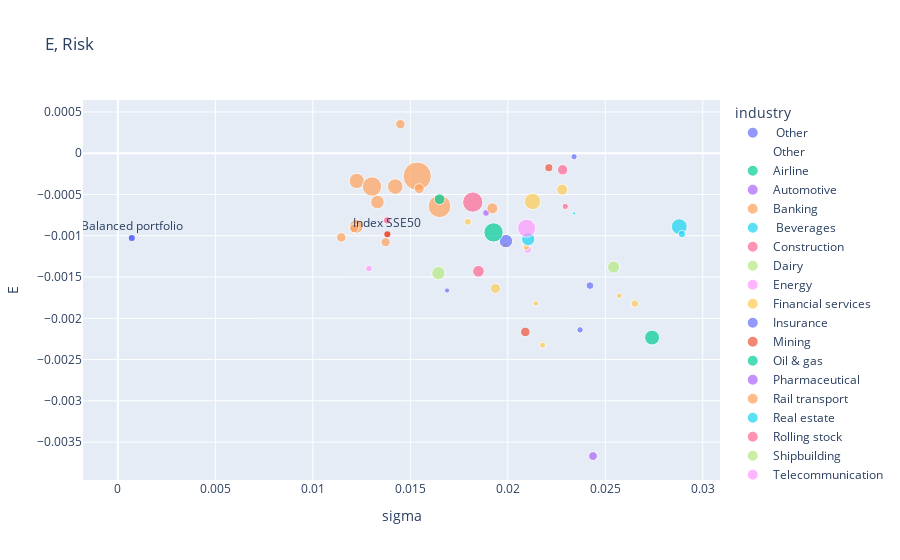

Notebook code cell kept with this figure:
### Code cell
fig = px.scatter(stocks_stat, x="sigma", y="E", hover_data=["names"], color="industry",title="E, Risk", size="mean_vol")

E_balanced = stocks_stat['E'].mean()
sigma_balanced = abs(np.sqrt(np.cov(stocks_stat['mean_log_R'])))
vol_balanced = stocks_stat['mean_vol'].mean()

fig.add_trace(go.Scatter(
    x=[sigma_balanced],
    y=[E_balanced],
    mode="markers+text",
    #name="index",
    text='Balanced portfolio',
    textposition="top center"
))
fig.add_trace(go.Scatter(
    x=stocks_stat[stocks_stat.names == 'Index']['sigma'].values,
    y=stocks_stat[stocks_stat.names == 'Index']['E'].values,
    mode="markers+text",
    #name="index",
    text='Index SSE50',
    textposition="top center"
))
fig.show()
# pio.write_html(fig, file='report/fig1.html', auto_open=True)

### Figure 1 — Plotly figure (JSON) as saved in the notebook; plotly's stock layout.template omitted (floating-point values rounded to 4 significant figures)
{"data": [{"customdata": [["Tsinghua Tongfang"]], "hovertemplate": "industry= Other<br>sigma=%{x}<br>E=%{y}<br>mean_vol=%{marker.size}<br>names=%{customdata[0]}<extra></extra>", "legendgroup": " Other", "marker": {"color": "#636efa", "size": [15910000.0], "sizemode": "area", "sizeref": 829400.0, "symbol": "circle"}, "mode": "markers", "name": " Other", "orientation": "v", "showlegend": true, "type": "scatter", "x": [0.0234], "xaxis": "x", "y": [-4.225e-05], "yaxis": "y"}, {"customdata": [["Xinwei Group"]], "hovertemplate": "industry=Other<br>sigma=%{x}<br>E=%{y}<br>mean_vol=%{marker.size}<br>names=%{customdata[0]}<extra></extra>", "legendgroup": "Other", "marker": {"color": "#EF553B", "size": [0], "sizemode": "area", "sizeref": 829400.0, "symbol": "circle"}, "mode": "markers", "name": "Other", "orientation": "v", "showlegend": true, "type": "scatter", "x": [0], "xaxis": "x", "y": [0], "yaxis": "y"}, {"customdata": [["China Southern Airlines"]], "hovertemplate": "industry=Airline<br>sigma=%{x}<br>E=%{y}<br>mean_vol=%{marker.size}<br>names=%{customdata[0]}<extra></extra>", "legendgroup": "Airline", "marker": {"color": "#00cc96", "size": [92780000.0], "sizemode": "area", "sizeref": 829400.0, "symbol": "circle"}, "mode": "markers", "name": "Airline", "orientation": "v", "showlegend": true, "type": "scatter", "x": [0.0274], "xaxis": "x", "y": [-0.002233], "yaxis": "y"}, {"customdata": [["SAIC Motor"]], "hovertemplate": "industry=Automotive<br>sigma=%{x}<br>E=%{y}<br>mean_vol=%{marker.size}<br>names=%{customdata[0]}<extra></extra>", "legendgroup": "Automotive", "marker": {"color": "#ab63fa", "size": [19810000.0], "sizemode": "area", "sizeref": 829400.0, "symbol": "circle"}, "mode": "markers", "name": "Automotive", "orientation": "v", "showlegend": true, "type": "scatter", "x": [0.01888], "xaxis": "x", "y": [-0.0007231], "yaxis": "y"}, {"customdata": [["Shanghai Pudong Development Bank"], ["China Minsheng Bank"], ["China Merchants Bank"], ["Bank of Jiangsu"], ["Industrial Bank"], ["Bank of Beijing"], ["Bank of Shanghai"], ["Agricultural Bank of China"], ["Bank of Communications"], ["Industrial and Commercial Bank of China"], ["China Everbright Bank"], ["Bank of China"]], "hovertemplate": "industry=Banking<br>sigma=%{x}<br>E=%{y}<br>mean_vol=%{marker.size}<br>names=%{customdata[0]}<extra></extra>", "legendgroup": "Banking", "marker": {"color": "#FFA15A", "size": [35870000.0, 80090000.0, 50530000.0, 32560000.0, 76390000.0, 37560000.0, 36950000.0, 331800000.0, 96920000.0, 214700000.0, 100700000.0, 156100000.0], "sizemode": "area", "sizeref": 829400.0, "symbol": "circle"}, "mode": "markers", "name": "Banking", "orientation": "v", "showlegend": true, "type": "scatter", "x": [0.01373, 0.01223, 0.01921, 0.01212, 0.01331, 0.01146, 0.01449, 0.01535, 0.01225, 0.0165, 0.01423, 0.01303], "xaxis": "x", "y": [-0.001078, -0.0008859, -0.0006678, -0.0009096, -0.0005917, -0.00102, 0.0003511, -0.0002774, -0.0003357, -0.0006426, -0.000404, -0.0004032], "yaxis": "y"}, {"customdata": [["Kweichow Moutai"]], "hovertemplate": "industry= Beverages<br>sigma=%{x}<br>E=%{y}<br>mean_vol=%{marker.size}<br>names=%{customdata[0]}<extra></extra>", "legendgroup": " Beverages", "marker": {"color": "#19d3f3", "size": [4445000.0], "sizemode": "area", "sizeref": 829400.0, "symbol": "circle"}, "mode": "markers", "name": " Beverages", "orientation": "v", "showlegend": true, "type": "scatter", "x": [0.02341], "xaxis": "x", "y": [-0.000729], "yaxis": "y"}, {"customdata": [["China Railway Construction "], ["China Railway [Engineering] "], ["China State Construction Engineering "], ["China Communications Construction "]], "hovertemplate": "industry=Construction<br>sigma=%{x}<br>E=%{y}<br>mean_vol=%{marker.size}<br>names=%{customdata[0]}<extra></extra>", "legendgroup": "Construction", "marker": {"color": "#FF6692", "size": [44350000.0, 24200000.0, 172500000.0, 16610000.0], "sizemode": "area", "sizeref": 829400.0, "symbol": "circle"}, "mode": "markers", "name": "Construction", "orientation": "v", "showlegend": true, "type": "scatter", "x": [0.02281, 0.01381, 0.0182, 0.02295], "xaxis": "x", "y": [-0.0002003, -0.0008131, -0.0005924, -0.0006443], "yaxis": "y"}, {"customdata": [["Yili Group"]], "hovertemplate": "industry=Dairy<br>sigma=%{x}<br>E=%{y}<br>mean_vol=%{marker.size}<br>names=%{customdata[0]}<extra></extra>", "legendgroup": "Dairy", "marker": {"color": "#B6E880", "size": [60990000.0], "sizemode": "area", "sizeref": 829400.0, "symbol": "circle"}, "mode": "markers", "name": "Dairy", "orientation": "v", "showlegend": true, "type": "scatter", "x": [0.02542], "xaxis": "x", "y": [-0.00138], "yaxis": "y"}, {"customdata": [["China Shenhua Energy "], ["China National Nuclear Power "]], "hovertemplate": "industry=Energy<br>sigma=%{x}<br>E=%{y}<br>mean_vol=%{marker.size}<br>names=%{customdata[0]}<extra></extra>", "legendgroup": "Energy", "marker": {"color": "#FF97FF", "size": [25890000.0, 19630000.0], "sizemode": "area", "sizeref": 829400.0, "symbol": "circle"}, "mode": "markers", "name": "Energy", "orientation": "v", "showlegend": true, "type": "scatter", "x": [0.02101, 0.01288], "xaxis": "x", "y": [-0.001165, -0.001397], "yaxis": "y"}, {"customdata": [["CITIC Securities"], ["Haitong Securities"], ["Orient Securities"], ["China Merchants Securities"], ["Dongxing Securities"], ["Guotai Junan Securities"], ["Huatai Securities"], ["Everbright Securities"], ["China Galaxy Securities"], ["Founder Securities"]], "hovertemplate": "industry=Financial services<br>sigma=%{x}<br>E=%{y}<br>mean_vol=%{marker.size}<br>names=%{customdata[0]}<extra></extra>", "legendgroup": "Financial services", "marker": {"color": "#FECB52", "size": [112500000.0, 42100000.0, 15330000.0, 12850000.0, 13240000.0, 21160000.0, 49800000.0, 12810000.0, 23540000.0, 17420000.0], "sizemode": "area", "sizeref": 829400.0, "symbol": "circle"}, "mode": "markers", "name": "Financial services", "orientation": "v", "showlegend": true, "type": "scatter", "x": [0.02127, 0.01936, 0.02178, 0.01986, 0.02571, 0.01795, 0.02279, 0.02144, 0.02652, 0.02094], "xaxis": "x", "y": [-0.0005839, -0.001638, -0.002325, -0.001113, -0.001727, -0.0008304, -0.00044, -0.001819, -0.001822, -0.001136], "yaxis": "y"}, {"customdata": [["Ping An Insurance"], ["New China Life Insurance"], ["China Pacific Insurance"], ["China Life Insurance"]], "hovertemplate": "industry=Insurance<br>sigma=%{x}<br>E=%{y}<br>mean_vol=%{marker.size}<br>names=%{customdata[0]}<extra></extra>", "legendgroup": "Insurance", "marker": {"color": "#636efa", "size": [74910000.0, 17120000.0, 24770000.0, 11290000.0], "sizemode": "area", "sizeref": 829400.0, "symbol": "circle"}, "mode": "markers", "name": "Insurance", "orientation": "v", "showlegend": true, "type": "scatter", "x": [0.0199, 0.0237, 0.02421, 0.01688], "xaxis": "x", "y": [-0.001065, -0.00214, -0.001604, -0.001663], "yaxis": "y"}, {"customdata": [["China Northern Rare Earth"], ["Shandong Gold Mining"]], "hovertemplate": "industry=Mining<br>sigma=%{x}<br>E=%{y}<br>mean_vol=%{marker.size}<br>names=%{customdata[0]}<extra></extra>", "legendgroup": "Mining", "marker": {"color": "#EF553B", "size": [38640000.0, 26890000.0], "sizemode": "area", "sizeref": 829400.0, "symbol": "circle"}, "mode": "markers", "name": "Mining", "orientation": "v", "showlegend": true, "type": "scatter", "x": [0.0209, 0.02211], "xaxis": "x", "y": [-0.002165, -0.0001752], "yaxis": "y"}, {"customdata": [["Sinopec"], ["PetroChina"]], "hovertemplate": "industry=Oil & gas<br>sigma=%{x}<br>E=%{y}<br>mean_vol=%{marker.size}<br>names=%{customdata[0]}<extra></extra>", "legendgroup": "Oil & gas", "marker": {"color": "#00cc96", "size": [154900000.0, 48300000.0], "sizemode": "area", "sizeref": 829400.0, "symbol": "circle"}, "mode": "markers", "name": "Oil & gas", "orientation": "v", "showlegend": true, "type": "scatter", "x": [0.01927, 0.0165], "xaxis": "x", "y": [-0.0009596, -0.0005568], "yaxis": "y"}, {"customdata": [["Kangmei Pharmaceutical"]], "hovertemplate": "industry=Pharmaceutical<br>sigma=%{x}<br>E=%{y}<br>mean_vol=%{marker.size}<br>names=%{customdata[0]}<extra></extra>", "legendgroup": "Pharmaceutical", "marker": {"color": "#ab63fa", "size": [32560000.0], "sizemode": "area", "sizeref": 829400.0, "symbol": "circle"}, "mode": "markers", "name": "Pharmaceutical", "orientation": "v", "showlegend": true, "type": "scatter", "x": [0.02437], "xaxis": "x", "y": [-0.003669], "yaxis": "y"}, {"customdata": [["Daqin Railway"]], "hovertemplate": "industry=Rail transport<br>sigma=%{x}<br>E=%{y}<br>mean_vol=%{marker.size}<br>names=%{customdata[0]}<extra></extra>", "legendgroup": "Rail transport", "marker": {"color": "#FFA15A", "size": [41070000.0], "sizemode": "area", "sizeref": 829400.0, "symbol": "circle"}, "mode": "markers", "name": "Rail transport", "orientation": "v", "showlegend": true, "type": "scatter", "x": [0.01546], "xaxis": "x", "y": [-0.0004288], "yaxis": "y"}, {"customdata": [["Poly Real Estate"], ["China Fortune Land Development"], ["Greenland Holdings"]], "hovertemplate": "industry=Real estate<br>sigma=%{x}<br>E=%{y}<br>mean_vol=%{marker.size}<br>names=%{customdata[0]}<extra></extra>", "legendgroup": "Real estate", "marker": {"color": "#19d3f3", "size": [104100000.0, 22550000.0, 72790000.0], "sizemode": "area", "sizeref": 829400.0, "symbol": "circle"}, "mode": "markers", "name": "Real estate", "orientation": "v", "showlegend": true, "type": "scatter", "x": [0.02879, 0.02893, 0.02105], "xaxis": "x", "y": [-0.000889, -0.0009798, -0.001041], "yaxis": "y"}, {"customdata": [["CRRC"]], "hovertemplate": "industry=Rolling stock<br>sigma=%{x}<br>E=%{y}<br>mean_vol=%{marker.size}<br>names=%{customdata[0]}<extra></extra>", "legendgroup": "Rolling stock", "marker": {"color": "#FF6692", "size": [57120000.0], "sizemode": "area", "sizeref": 829400.0, "symbol": "circle"}, "mode": "markers", "name": "Rolling stock", "orientation": "v", "showlegend": true, "type": "scatter", "x": [0.01849], "xaxis": "x", "y": [-0.00143], "yaxis": "y"}, {"customdata": [["China Shipbuilding Industry"]], "hovertemplate": "industry=Shipbuilding<br>sigma=%{x}<br>E=%{y}<br>mean_vol=%{marker.size}<br>names=%{customdata[0]}<extra></extra>", "legendgroup": "Shipbuilding", "marker": {"color": "#B6E880", "size": [74850000.0], "sizemode": "area", "sizeref": 829400.0, "symbol": "circle"}, "mode": "markers", "name": "Shipbuilding", "orientation": "v", "showlegend": true, "type": "scatter", "x": [0.01644], "xaxis": "x", "y": [-0.001452], "yaxis": "y"}, {"customdata": [["China United Network Communications"]], "hovertemplate": "industry=Telecommunication<br>sigma=%{x}<br>E=%{y}<br>mean_vol=%{marker.size}<br>names=%{customdata[0]}<extra></extra>", "legendgroup": "Telecommunication", "marker": {"color": "#FF97FF", "size": [137900000.0], "sizemode": "area", "sizeref": 829400.0, "symbol": "circle"}, "mode": "markers", "name": "Telecommunication", "orientation": "v", "showlegend": true, "type": "scatter", "x": [0.02096], "xaxis": "x", "y": [-0.0009077], "yaxis": "y"}, {"customdata": [["Index"]], "hovertemplate": "industry= index<br>sigma=%{x}<br>E=%{y}<br>mean_vol=%{marker.size}<br>names=%{customdata[0]}<extra></extra>", "legendgroup": " index", "marker": {"color": "#FECB52", "size": [41400], "sizemode": "area", "sizeref": 829400.0, "symbol": "circle"}, "mode": "markers", "name": " index", "orientation": "v", "showlegend": true, "type": "scatter", "x": [0.01382], "xaxis": "x", "y": [-0.0009827], "yaxis": "y"}, {"mode": "markers+text", "text": "Balanced portfolio", "textposition": "top center", "type": "scatter", "x": [0.0007152], "y": [-0.001026]}, {"mode": "markers+text", "text": "Index SSE50", "textposition": "top center", "type": "scatter", "x": [0.01382], "y": [-0.0009827]}], "layout": {"legend": {"itemsizing": "constant", "title": {"text": "industry"}, "tracegroupgap": 0}, "title": {"text": "E, Risk"}, "xaxis": {"anchor": "y", "domain": [0, 1], "title": {"text": "sigma"}}, "yaxis": {"anchor": "x", "domain": [0, 1], "title": {"text": "E"}}}}
